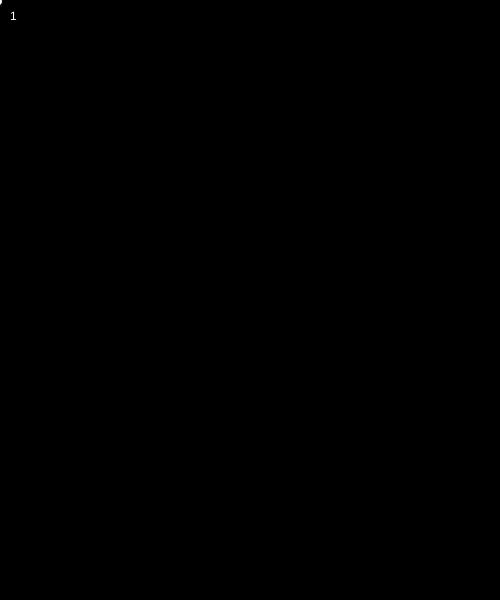
Frame 1 (no input)
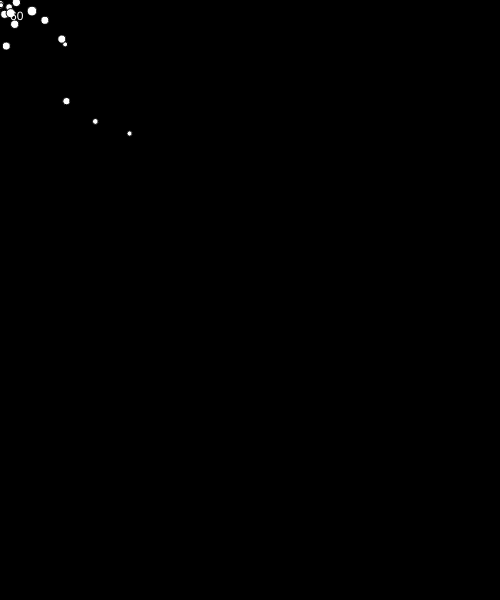
Frame 60 (no input)
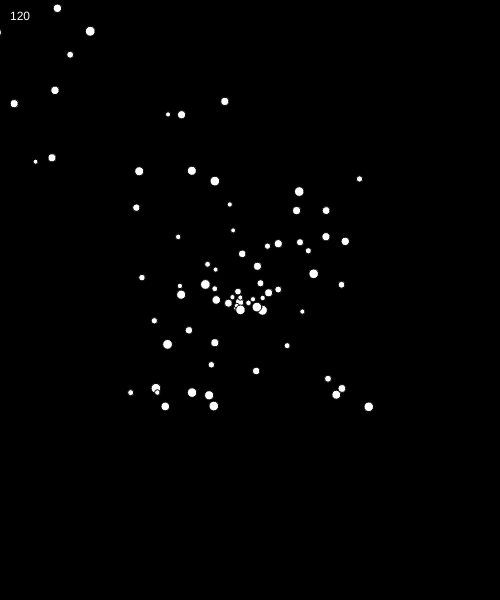
Frame 120 (the mouse pressed at the canvas centre since frame 60)

The p5.js sketch that drew these frames (run headless with seeded random() and noise() and a simulated clock; from frame 60 on, the mouse is pressed at the canvas centre):

// p5.js sketch
// ── sketch.js
// IMA | NYU Shanghai
// MOQN
// Oct 5 2019


let NUM_OF_CIRCLES = 500;
let balls = [];

function setup() {
  createCanvas(500, 600);
}

function draw() {
  background(0);

  // generate a ball every frame
  balls.push( new Ball(mouseX, mouseY, random(5, 10)) );

  for (let i=0; i<balls.length; i++) {
    let b = balls[i];
    b.move();
    b.display();
  }

  // limit the number of particles
  while (balls.length > NUM_OF_CIRCLES) {
    // remove the first (oldest) element
    balls.splice(0, 1); // (index, number of elements to be removed)
  }

  fill(255);
  text(balls.length, 10, 20);
}



class Ball {
  constructor(x, y, dia) {
    this.x = x;
    this.y = y;
    this.dia = dia;
    this.xSpd = random(-3, 3);
    this.ySpd = random(-3, 3);
  }
  move() {
    this.x += this.xSpd;
    this.y += this.ySpd;
  }
  display() {
    ellipse(this.x, this.y, this.dia, this.dia);
  }
}
